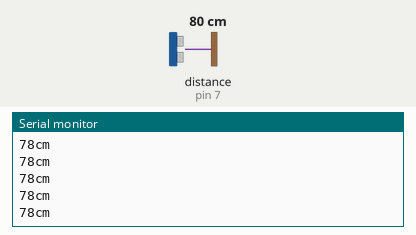
This sketch was run on a simulated Arduino Uno, built with avr-gcc and run on an emulated ATmega328P. Parts: the last lines printed to the serial monitor. Wiring (inferred from the names in the program): ultrasonic range finder: trigger pin 8; echo pin 7. The test bench sets the inputs (shaded band); at power-on: distance to the obstacle (sensor on pin 7) 80 cm. The echo pulse lasts 58.3 µs per cm.

Above: at 1.2 s.
1.3 s: distance to the obstacle (sensor on pin 7) set to 2 cm
At 1.71 s:
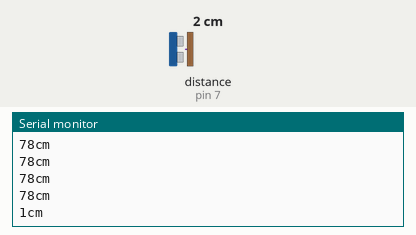
2.8 s: distance to the obstacle (sensor on pin 7) set to 4 cm
At 2.97 s:
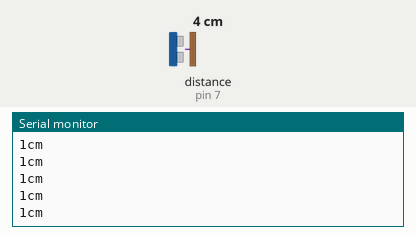
Timing chart, 0 to 5.8 s (numbered marks = the images above; inputs shaded):
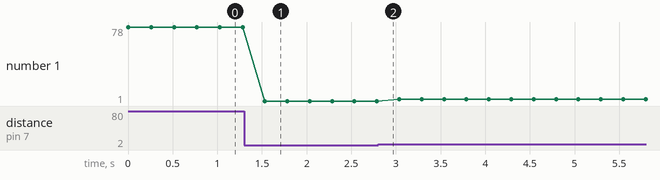

Measured:
- after the input at 1.3 s, the serial monitor: prints a new line after 0.23 s (image 1)
- plotted number 1: 78 → 1 after the input at 1.3 s, 1 → 3 after the input at 2.8 s

The sketch:

50-detektor-rastojanja.ino
```cpp
// potrebno je uključiti i napajanje i uzemljenje u senzor
int trigPin = 8;
int echoPin = 7;
long duration, cm;

void setup() {
  Serial.begin(9600);
  pinMode(trigPin, OUTPUT);
  pinMode(echoPin, INPUT);
}

void loop() {
  digitalWrite(trigPin, LOW);
  delayMicroseconds(5);
  digitalWrite(trigPin, HIGH);
  delayMicroseconds(10);
  digitalWrite(trigPin, LOW);

  duration = pulseIn(echoPin, HIGH); // da ode i da se vrati
  cm = (duration * 0.034) / 2;
  Serial.print(cm);
  Serial.print("cm");
  Serial.println();

  delay(250);
}
```
